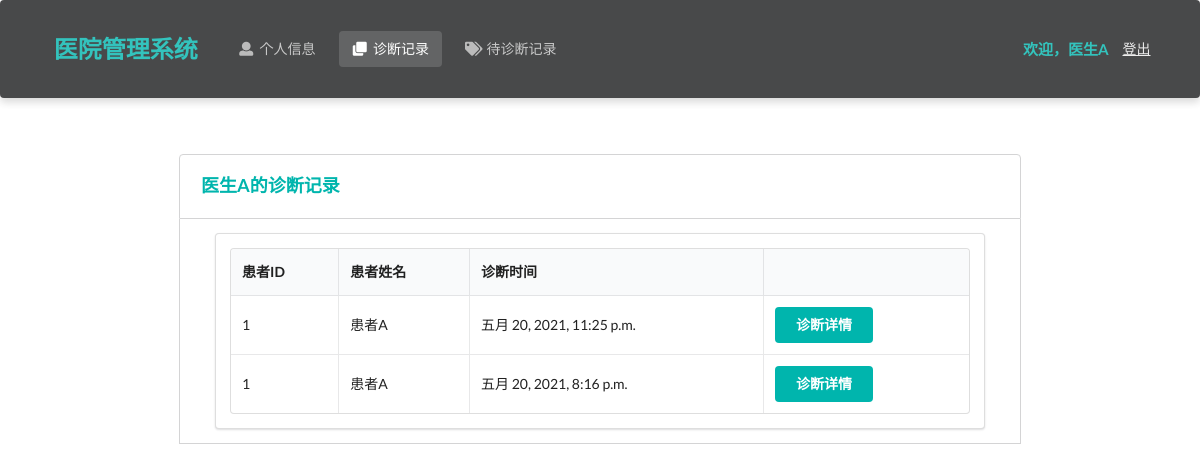
Before: /doctor/diagnosis/ (signed in) with the older database file.
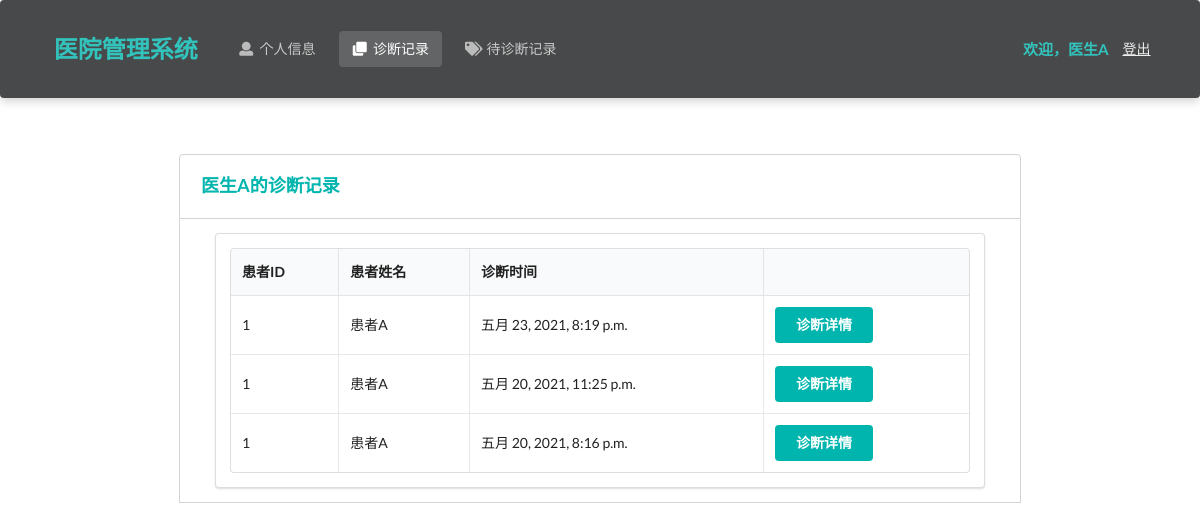
After: the same page with the newer database file.
### Hospital/models.py (models this page shows, shortened)
class Diagnosis(models.Model):
    patient = models.ForeignKey(Patient, on_delete=models.CASCADE)  # 患者
    doctor = models.ForeignKey(Doctor, on_delete=models.CASCADE)  # 医生
    appointment = models.ForeignKey(Appointment, on_delete=models.CASCADE, null=True)  # 对应的挂号
    create_time = models.DateTimeField(auto_now_add=True)  # 创建时间
    detail = models.TextField()  # 诊断详情
    class Meta:
        ordering = ["-create_time"]

class Patient(models.Model):
    name = models.CharField(max_length=10)  # 姓名
    password = models.CharField(max_length=32)  # 密码
    gender = models.CharField(max_length=32, choices=gender_choices)  # 性别
    identity_card_no = models.CharField(max_length=32, unique=True)  # 身份证号
    medical_insurance = models.BooleanField()  # 是否有医保
    telephone_no = models.CharField(max_length=32)  # 电话号码
    birth_date = models.DateField()  # 出生日期
    create_time = models.DateTimeField(auto_now_add=True)  # 注册时间

### Hospital/doctorViews.py (the view)
# urls.py: path('doctor/diagnosis/', doctorViews.diagnosis),
def diagnosis(request):
    if request.method == 'POST':
        request.session['diagnosis'] = request.POST.get('diagnosis')
        return redirect('/doctor/diagnosis/detail')
    identity_card_no = request.session['identity_card_no']
    doctor = models.Doctor.objects.get(identity_card_no=identity_card_no)
    diagnosis_records = models.Diagnosis.objects.filter(doctor=doctor)
    num_per_page = 5
    paginator = Paginator(diagnosis_records, num_per_page)
    page = request.GET.get('page', 1)
    try:
        page_obj = paginator.page(page)
    except PageNotAnInteger:
        page_obj = paginator.page(1)
    except EmptyPage:
        page_obj = paginator.page(paginator.num_pages)
    is_paginated = True if paginator.num_pages > 1 else False
    page_range = paginator.get_elided_page_range(page, on_each_side=3, on_ends=2)
    return render(request, 'doctor/diagnosis.html', locals())

### Hospital/templates/doctor/diagnosis.html (shortened to what this page needs)
<!DOCTYPE html>
<html lang="ch">
<head>
    <link rel="stylesheet" href="https://cdn.jsdelivr.net/semantic-ui/2.2.4/semantic.min.css">
    <link rel="stylesheet" href="../../static/Hospital/css/me.css">
</head>
<body>
    <nav class="ui inverted  segment m-padded-tb-large m-shadow-small m-opacity-mini">
        <div class="ui container">
            <div class="ui inverted secondary stackable menu">
                <h2 class="ui teal header item">医院管理系统</h2>
                <a href="/doctor/info/" class="m-item item"><i class="user icon"></i>个人信息</a>
                <a href="/doctor/diagnosis/" class="active m-item item"><i class="clone icon"></i>诊断记录</a>
                <a href="/doctor/pendingDiagnosis" class="m-item item"><i class="tags icon"></i>待诊断记录</a>
                <div class="right m-item item">
                    <h4 class="ui teal header item">欢迎，{{ doctor.name }}</h4>
                    <a href="/doctor/logout/" class="text-success "><ins>登出</ins></a>
                </div>
            </div>
        </div>
    </nav>
    <div class="m-container-small m-padded-tb-big">
        <div class="container">
            <div class="ui top attached rounded padded segment">
                <div class="ui middle aligned two column grid">
                    <div class="column">
                        <h3 class="ui teal header">{{ doctor.name }}的诊断记录</h3>
                    </div>
                </div>
            </div>
            <div class="ui attached segment">
                <div class="ui segment m-width-middle">
                    <table class="ui celled table">
                        <thead>
                            <tr>
                                <th>患者ID</th>
                                <th>患者姓名</th>
                                <th>诊断时间</th>
                                <th></th>
                            </tr>
                        </thead>
                        <tbody>
                            {% for rec in page_obj%}
                            <tr>
                                <td>{{ rec.patient.identity_card_no }}</td>
                                <td>{{ rec.patient.name }}</td>
                                <td>{{ rec.create_time }}</td>
                                <td><form action="" method="post">
                                    <button type="submit"  value="诊断详情" class="ui teal centered button">诊断详情</button>
                                    </form>
                                    </td>
                            </tr>
                            {% endfor %}
                        </tbody>
                    </table>
                </div>
            </div>
        </div>
            </div>
    <br>
    <br>
    <br>
</body>
</html>

Changed rows visible on the page:
added Diagnosis: patient.identity_card_no "1", patient.name "患者A", create_time "五月 23, 2021, 8:19 p.m."
